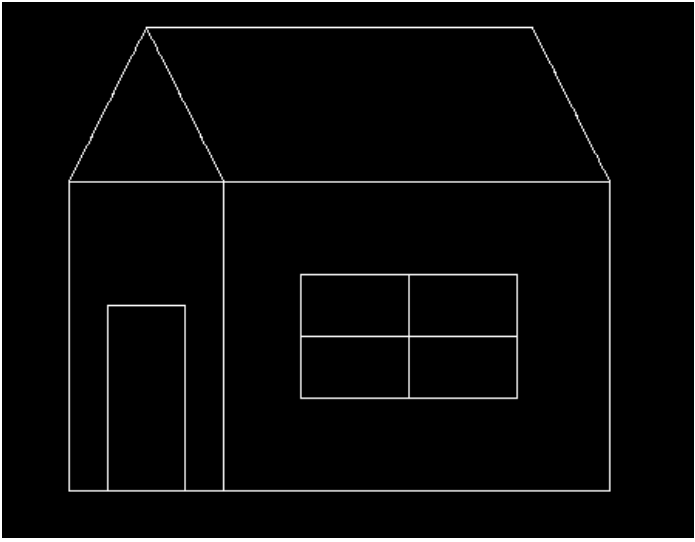
#> input picture backend/uploads/20250331_193918_6697b2f1.png, 695 x 542 px
$ python -i image_processing.py   (imports and definitions only)
#> lines starting #> are read from the running program, lines starting #| are printed output that depends on the picture; after the words box and inside, x2 and y2 are one past the last pixel; in counts of white or black regions, pixels touching at a corner belong together
#> in remove_watermark, img is the input picture: shape (542, 695, 3); min 0, max 255, mean 8.3
import cv2
import numpy as np
from PIL import Image, ImageDraw, ImageFont
import os
from datetime import datetime
import uuid
import math
from flask import current_app

# [92 lines left out: functions generate_unique_filename, get_default_font, create_watermark_mask, add_text_watermark, not called in this run]

def detect_watermark(image_path):
    """Detect watermark in image using adaptive thresholding"""
#> called with image_path = '../uploads/20250331_193918_6697b2f1.png'
    img = cv2.imread(image_path)
    gray = cv2.cvtColor(img, cv2.COLOR_BGR2GRAY)

    # Apply adaptive thresholding
    thresh = cv2.adaptiveThreshold(gray, 255, cv2.ADAPTIVE_THRESH_GAUSSIAN_C, cv2.THRESH_BINARY_INV, 11, 2)
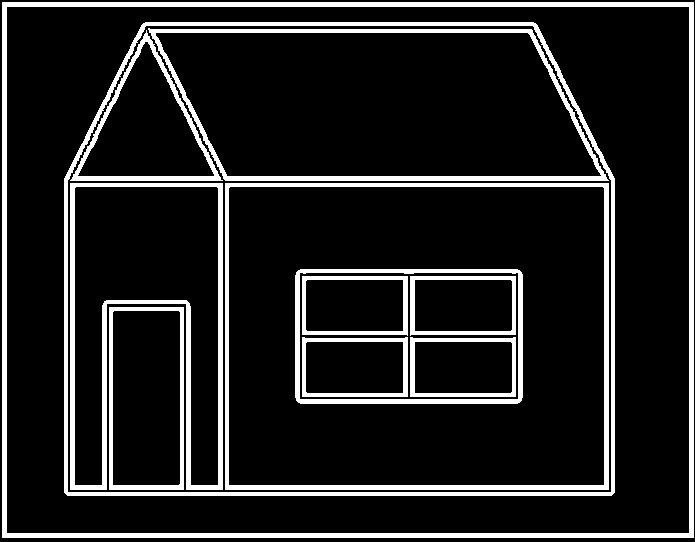
#> thresh: shape (542, 695); 13.3% white; 12 white regions, largest, box (x1, y1, x2, y2) and area: (2, 2, 694, 538) 12180, (64, 22, 615, 496) 7827, (225, 183, 609, 490) 6140

    # Remove noise
    kernel = np.ones((3,3), np.uint8)
    mask = cv2.morphologyEx(thresh, cv2.MORPH_OPEN, kernel)
#> mask: shape (542, 695); 13.3% white; 12 white regions, largest, box (x1, y1, x2, y2) and area: (2, 2, 694, 538) 12180, (64, 22, 615, 496) 7820, (225, 183, 609, 490) 6140

    return mask

# [16 lines left out: function extract_watermark_features, not called in this run]

def remove_watermark(image_path, mask_path=None):
    """
    Remove watermark using inpainting or provided mask
    """
    try:
        # Read image
        img = cv2.imread(image_path)
        if img is None:
            raise ValueError("Failed to load image")

        if mask_path:
            # Use provided mask
            mask = cv2.imread(mask_path, cv2.IMREAD_GRAYSCALE)
            if mask is None:
                raise ValueError("Failed to load mask")

            # Ensure mask matches image dimensions
            if mask.shape != img.shape[:2]:
                mask = cv2.resize(mask, (img.shape[1], img.shape[0]))
        else:
            # Detect watermark
            mask = detect_watermark(image_path)

        # Convert mask to binary
        _, mask = cv2.threshold(mask, 254, 255, cv2.THRESH_BINARY)
        mask = cv2.bitwise_not(mask)

        # Apply inpainting
        result = cv2.inpaint(img, mask, inpaintRadius=5, flags=cv2.INPAINT_TELEA)
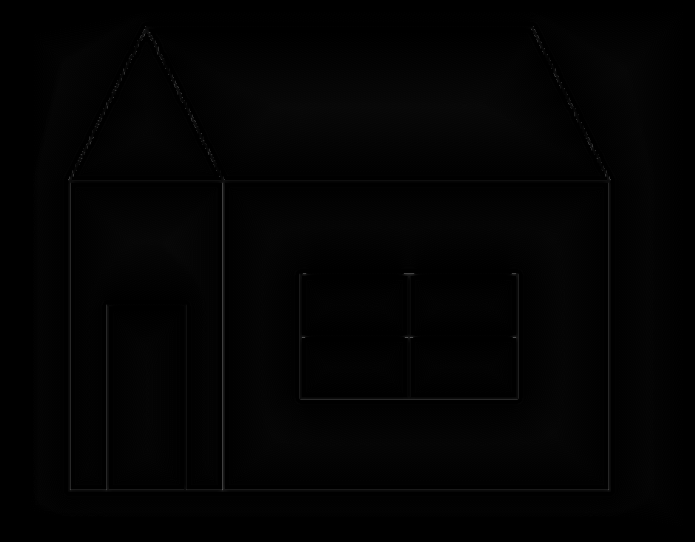
#> result: shape (542, 695, 3); min 0, max 83, mean 2.4
        return result

    except Exception as e:
        current_app.logger.error(f"Error in remove_watermark: {str(e)}")
        raise

# [78 lines left out: functions save_processed_image, save_mask, create_comparison_image, save_comparison, not called in this run]

>>> result = remove_watermark('../uploads/20250331_193918_6697b2f1.png')
